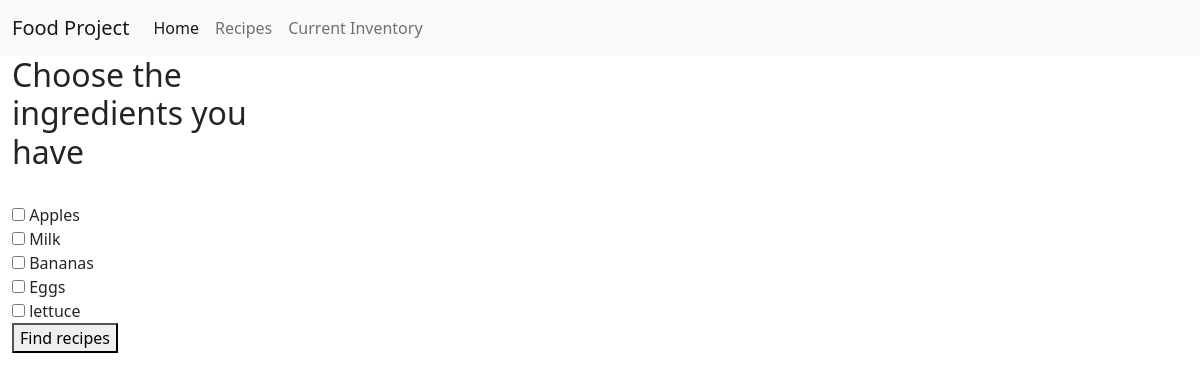
Page /food/recipes/ on the earlier database version.
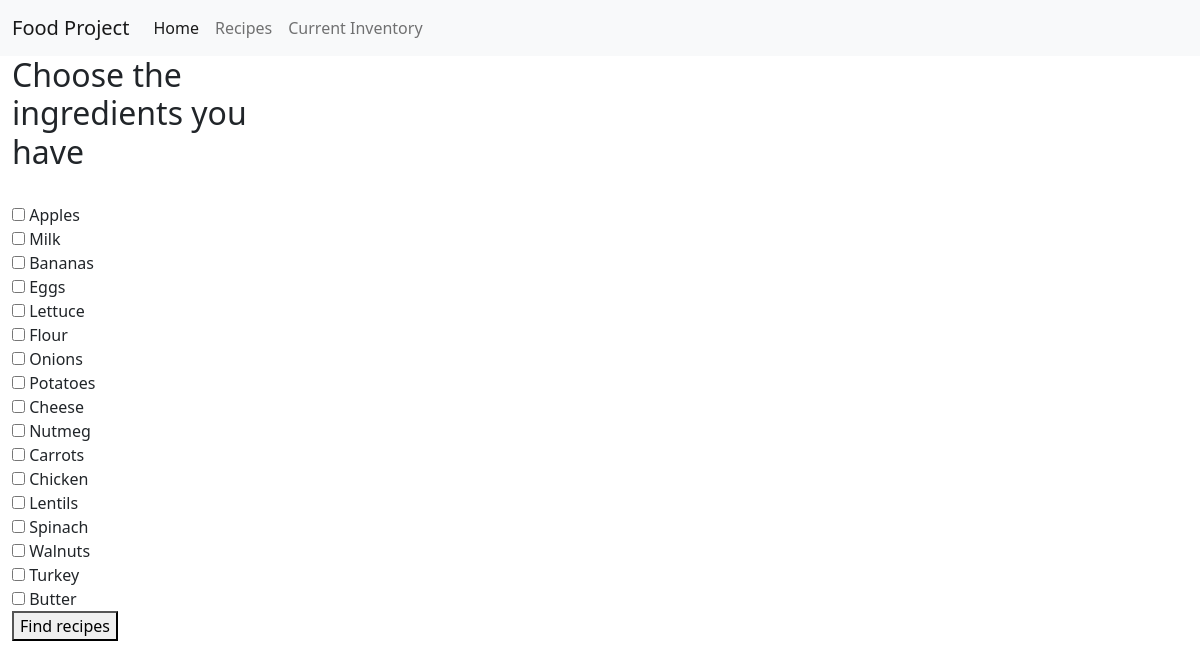
Same page on the later database version.
### food_app/models.py (models this page shows, shortened)
class ItemPurchased(models.Model):
    name = models.CharField(max_length=100)
    date_purchased = models.DateField()
    quantity = models.FloatField()
    photo = models.ImageField(upload_to='items')
    expiry_date = models.DateField(blank=True, null=True)

### food_app/views.py (the view, shortened to what this page needs)
# urls.py: path('recipes/', views.RecipeView, name = "Recipes"),
def RecipeView(request):
    context = {
        'items': ItemPurchased.objects.all()
    }
    return render(request, 'food_app/recipes.html', context=context)

### food_app/templates/food_app/recipes.html (shortened to what this page needs)
{% extends "food_app/base.html" %}
{% block content %}
{% load crispy_forms_tags %}
<div class="col-md-3">
    <h2> Choose the ingredients you have</h2>
<form method="post" novalidate>
          {{ form|crispy }}<br>
          {% for item in items %}
          <div class="checkbox">
            <label>
              <input type="checkbox" value = "{{item.name}}"  name = "items"> {{ item.name}}
            </label>
          </div>
{% endfor %}
    <button type="submit" name="recipe_form">Find recipes</button>
</form>
</div>
<div class="col-md-9">
    </div>
{% endblock %}

### food_app/templates/food_app/base.html (shortened to what this page needs)
<!DOCTYPE html>
<html lang="en">
<head>
    <link href="https://cdn.jsdelivr.net/npm/bootstrap@5.1.3/dist/css/bootstrap.min.css" rel="stylesheet">
</head>
<body>
<nav class="navbar navbar-expand-lg navbar-light bg-light">
  <div class="container-fluid">
    <a class="navbar-brand" href="/food/">Food Project</a>
    <div class="collapse navbar-collapse" id="navbarSupportedContent">
      <ul class="navbar-nav me-auto mb-2 mb-lg-0">
        <li class="nav-item">
          <a class="nav-link active" aria-current="page" href="/food/">Home</a>
        </li>
        <li class="nav-item">
          <a class="nav-link" href="/food/recipes">Recipes</a>
        </li>
        <li class="nav-item">
          <a class="nav-link" href="/food/inventory">Current Inventory</a>
        </li>
      </ul>
    </div>
  </div>
</nav>
    <main class="container-fluid">
      <div class="row">
          {% block content %}{% endblock %}
      </div>
  </main>
</body>
</html>

Differences in the rows shown:
changed ItemPurchased: name "lettuce" → "Lettuce"
added ItemPurchased: name "Flour"
added ItemPurchased: name "Onions"
added ItemPurchased: name "Potatoes"
added ItemPurchased: name "Cheese"
added ItemPurchased: name "Nutmeg"
added ItemPurchased: name "Carrots"
added ItemPurchased: name "Chicken"
added ItemPurchased: name "Lentils"
added ItemPurchased: name "Spinach"
added ItemPurchased: name "Walnuts"
added ItemPurchased: name "Turkey"
added ItemPurchased: name "Butter"
